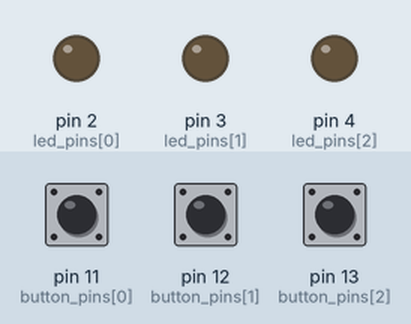
Bench run of a sketch on a simulated Arduino Uno, built with avr-gcc and run on an emulated ATmega328P. Shown: output pins drawn as LEDs (lit = HIGH). The test bench sets the inputs (shaded band); at power-on: pin 11 (button_pins[0]) HIGH, pin 12 (button_pins[1]) HIGH, pin 13 (button_pins[2]) HIGH.

Above: at 1.2 s.
1.3 s: pin 11 (button_pins[0]) pulled LOW for 0.15 s
At 1.9 s:
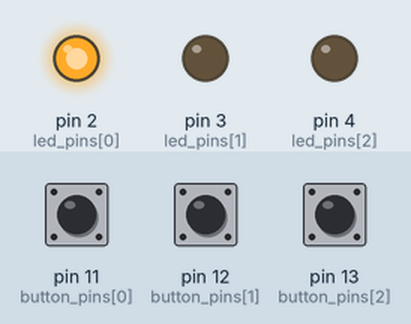
2.9 s: pin 12 (button_pins[1]) pulled LOW for 0.15 s
At 4.1 s:
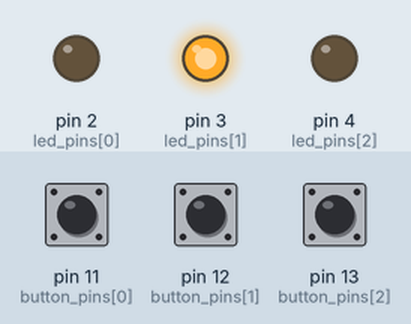
4.5 s: pin 13 (button_pins[2]) pulled LOW for 0.15 s
At 5.5 s:
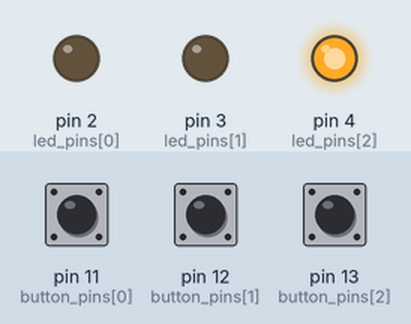
6.1 s: pin 13 (button_pins[2]) pulled LOW for 1 s
At 6.7 s:
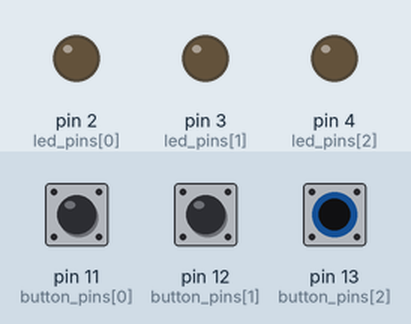
8.6 s: pin 13 (button_pins[2]) pulled LOW for 3.2 s
At 9.9 s:
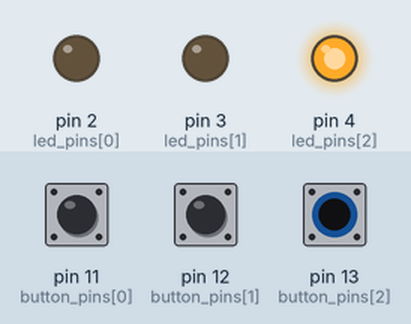
Timing chart, 0 to 11.6 s (numbered marks = the images above; inputs shaded):
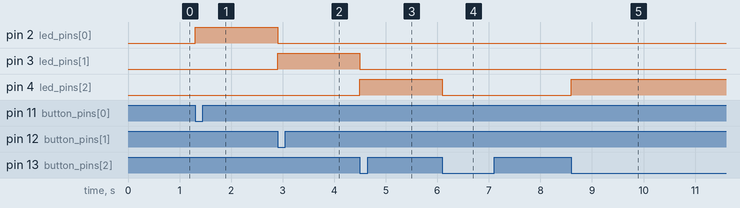

The sketch:

button_controlled_RGB_LED.ino
```cpp
const int button_pins[] = {11, 12, 13};
const int led_pins[] = {2, 3, 4};

bool led_on[] = {false, false, false};

int last_button_state[] = {HIGH, HIGH, HIGH};

void setup() {

  for (int i = 0; i < 3; i++) {

    pinMode(button_pins[i], INPUT_PULLUP);
    pinMode(led_pins[i], OUTPUT);
  }

  Serial.begin(115200);
}

void loop() {

  for (int i = 0; i < 3; i++) {

    int current_button = digitalRead(button_pins[i]);

    // button pressed
    if (last_button_state[i] == HIGH &&
        current_button == LOW) {

      // toggle off if already on
      if (led_on[i]) {

        led_on[i] = false;
        digitalWrite(led_pins[i], LOW);

      } else {

        // turn all LEDs off
        for (int j = 0; j < 3; j++) {

          led_on[j] = false;
          digitalWrite(led_pins[j], LOW);
        }

        // turn selected LED on
        led_on[i] = true;
        digitalWrite(led_pins[i], HIGH);
      }

      delay(50); // debounce
    }

    last_button_state[i] = current_button;
  }
}
```

Measured:
- after the input at 1.3 s, pin 2 (led_pins[0]): LOW → HIGH at once
- after the input at 2.9 s, pin 2 (led_pins[0]): HIGH → LOW at once; pin 3 (led_pins[1]): LOW → HIGH at once
- after the input at 4.5 s, pin 3 (led_pins[1]): HIGH → LOW at once; pin 4 (led_pins[2]): LOW → HIGH at once
- after the input at 6.1 s, pin 4 (led_pins[2]): HIGH → LOW at once
- after the input at 8.6 s, pin 4 (led_pins[2]): LOW → HIGH at once
